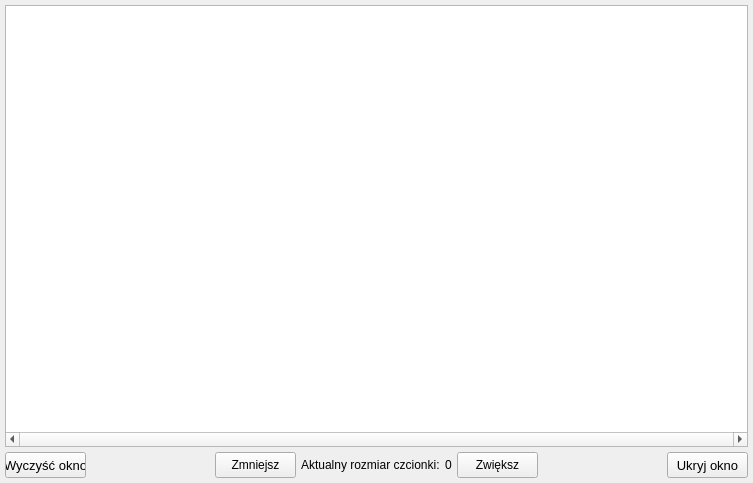
<?xml version="1.0" encoding="UTF-8"?>
<ui version="4.0">
 <class>DataMonitor</class>
 <widget class="QMainWindow" name="DataMonitor">
  <property name="geometry">
   <rect>
    <x>0</x>
    <y>0</y>
    <width>753</width>
    <height>483</height>
   </rect>
  </property>
  <property name="windowTitle">
   <string>Monitor transmisji</string>
  </property>
  <widget class="QWidget" name="centralwidget">
   <layout class="QGridLayout" name="gridLayout">
    <property name="leftMargin">
     <number>5</number>
    </property>
    <property name="topMargin">
     <number>5</number>
    </property>
    <property name="rightMargin">
     <number>5</number>
    </property>
    <property name="bottomMargin">
     <number>5</number>
    </property>
    <property name="spacing">
     <number>5</number>
    </property>
    <item row="1" column="0">
     <layout class="QHBoxLayout" name="horizontalLayout_2">
      <property name="spacing">
       <number>5</number>
      </property>
      <item>
       <widget class="QPushButton" name="pushButtonClear">
        <property name="minimumSize">
         <size>
          <width>81</width>
          <height>26</height>
         </size>
        </property>
        <property name="maximumSize">
         <size>
          <width>81</width>
          <height>26</height>
         </size>
        </property>
        <property name="font">
         <font>
          <pointsize>10</pointsize>
         </font>
        </property>
        <property name="text">
         <string>Wyczyść okno</string>
        </property>
       </widget>
      </item>
      <item>
       <spacer name="horizontalSpacer_2">
        <property name="orientation">
         <enum>Qt::Horizontal</enum>
        </property>
        <property name="sizeHint" stdset="0">
         <size>
          <width>118</width>
          <height>23</height>
         </size>
        </property>
       </spacer>
      </item>
      <item>
       <layout class="QHBoxLayout" name="horizontalLayout">
        <property name="spacing">
         <number>5</number>
        </property>
        <item>
         <widget class="QPushButton" name="pushButtonFontMinus">
          <property name="minimumSize">
           <size>
            <width>81</width>
            <height>26</height>
           </size>
          </property>
          <property name="maximumSize">
           <size>
            <width>81</width>
            <height>26</height>
           </size>
          </property>
          <property name="text">
           <string>Zmniejsz</string>
          </property>
         </widget>
        </item>
        <item>
         <widget class="QLabel" name="labelFontDesc">
          <property name="text">
           <string>Aktualny rozmiar czcionki:</string>
          </property>
         </widget>
        </item>
        <item>
         <widget class="QLabel" name="labelFontSize">
          <property name="text">
           <string>0</string>
          </property>
         </widget>
        </item>
        <item>
         <widget class="QPushButton" name="pushButtonFontPlus">
          <property name="minimumSize">
           <size>
            <width>81</width>
            <height>26</height>
           </size>
          </property>
          <property name="maximumSize">
           <size>
            <width>81</width>
            <height>26</height>
           </size>
          </property>
          <property name="text">
           <string>Zwiększ</string>
          </property>
         </widget>
        </item>
       </layout>
      </item>
      <item>
       <spacer name="horizontalSpacer">
        <property name="orientation">
         <enum>Qt::Horizontal</enum>
        </property>
        <property name="sizeHint" stdset="0">
         <size>
          <width>118</width>
          <height>23</height>
         </size>
        </property>
       </spacer>
      </item>
      <item>
       <widget class="QPushButton" name="pushButtonClose">
        <property name="minimumSize">
         <size>
          <width>81</width>
          <height>26</height>
         </size>
        </property>
        <property name="maximumSize">
         <size>
          <width>81</width>
          <height>26</height>
         </size>
        </property>
        <property name="font">
         <font>
          <pointsize>10</pointsize>
         </font>
        </property>
        <property name="text">
         <string>Ukryj okno</string>
        </property>
       </widget>
      </item>
     </layout>
    </item>
    <item row="0" column="0">
     <widget class="QTextBrowser" name="textBrowserMonitor">
      <property name="font">
       <font>
        <pointsize>14</pointsize>
       </font>
      </property>
      <property name="verticalScrollBarPolicy">
       <enum>Qt::ScrollBarAsNeeded</enum>
      </property>
      <property name="horizontalScrollBarPolicy">
       <enum>Qt::ScrollBarAlwaysOn</enum>
      </property>
     </widget>
    </item>
   </layout>
  </widget>
 </widget>
 <tabstops>
  <tabstop>pushButtonClear</tabstop>
  <tabstop>pushButtonClose</tabstop>
  <tabstop>textBrowserMonitor</tabstop>
 </tabstops>
 <resources/>
 <connections/>
</ui>
